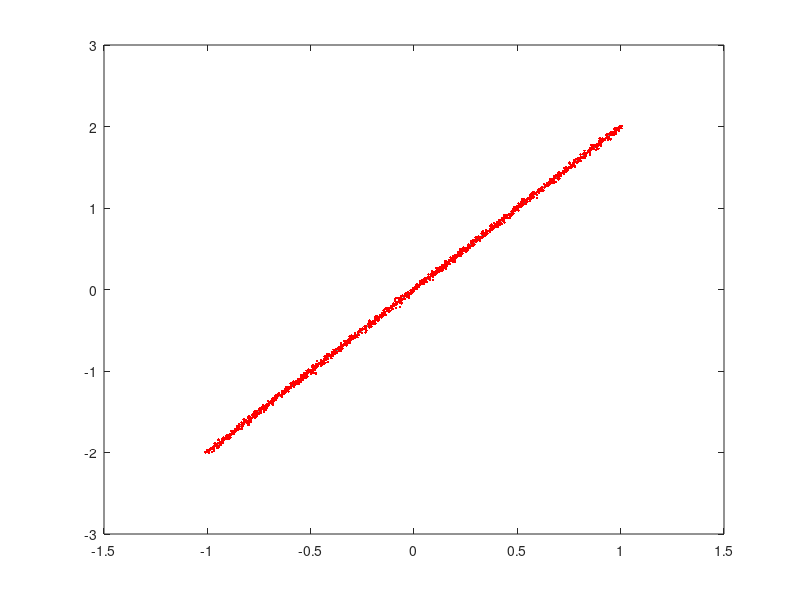
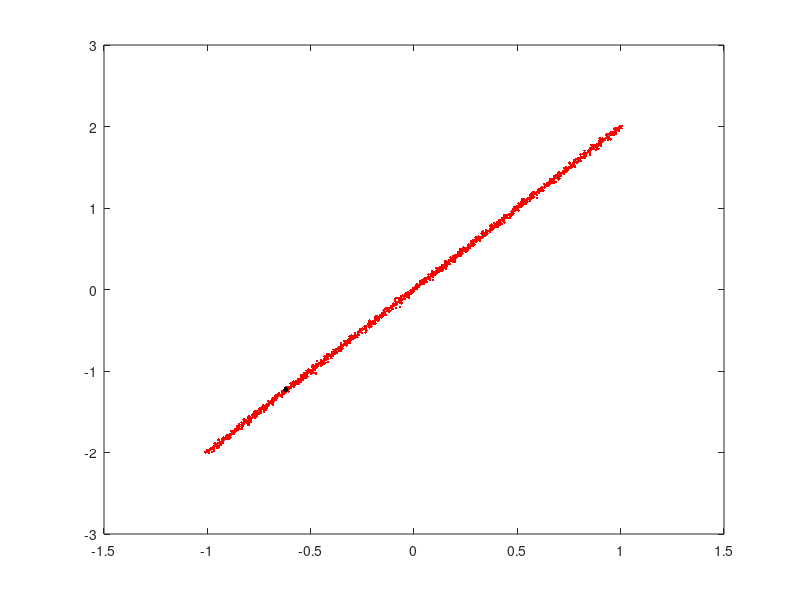

MATLAB code for these plots, in order: (Note: this script raises an error after producing the figures.)
%% IMPLEMENTATION OF THE ALGORITHM IN "Approximation of functions over manifolds: A Moving Least Squares Approach"
clc;
close all;
clear all;

%% GENERATE DATA
%Independent variable
t0 = -2*pi;
tf = 2*pi;
dt = 0.01;
t = t0:dt:tf;
%Number of samples
N = length(t); 

%1D helix Manifold on a R^3 ambient space
x = linspace(-1,1,N);
y = 2*x;
rt = [x;y];

%Add noise (AWGN)
sigma = 0.01;
xn = x + sigma*randn(1,N);
yn = y + sigma*randn(1,N);

rn = [xn;yn];

%Plot manifold and noisy samples
plot(x,y,'k')
hold on
plot(xn,yn,'r.')
pause
close
%% Algorithm 1
% Dimension of the ambient space and embedded manifold 
n = 2;
d = 1;
%Define R to be an n x N matrix whose columns are rni
R = rn;
%Parameters
indx = randi(N);
% eta = sigma;
eta = 0.05;
r = rt(:,indx) + 0.8*eta*randn(n,1);
figure
plot(x,y,'k')
hold on
plot(xn,yn,'r.')
plot(r(1),r(2),'k.','MarkerSize',12)
pause
close
epsilon = 1e-6;
kh = 2;
[q,H,convergence] = localSubspace(R,r,epsilon,kh,d);

figure
plot(x,y,'k')
hold on
plot(r(1),r(2),'rx','MarkerSize',10)
plot(q(1),q(2),'go','MarkerSize',6)
quiver(q(1),q(2),H(1),H(2));
legend('Manifold','Approximation point','Local subspace origin','Local subspace')
% axis('equal');

figure;
semilogy(1:length(convergence),convergence,'k');
xlabel('iteration #');
ylabel('log( 2-norm(q-qprev) )')





